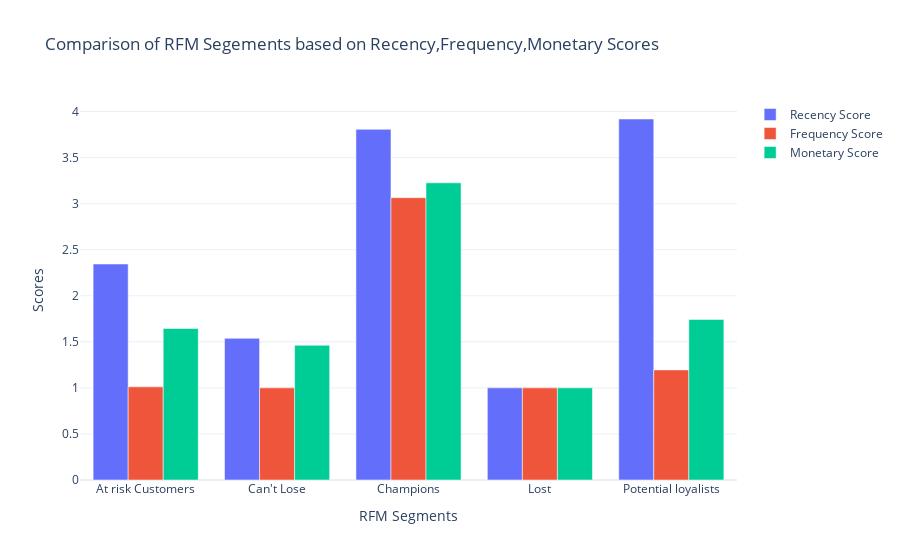

Write notebook code for a chart like this one.
### Code cell
fig=go.Figure()
fig.add_traces(go.Bar(x=segement_scores.RFM_Segment,y=segement_scores.recency_scores,name="Recency Score"))
fig.add_traces(go.Bar(x=segement_scores.RFM_Segment,y=segement_scores.frequency_scores,name="Frequency Score"))
fig.add_traces(go.Bar(x=segement_scores.RFM_Segment,y=segement_scores.monetary_scores,name="Monetary Score"))
fig.update_layout(xaxis_title="RFM Segments",yaxis_title="Scores",
                  title="Comparison of RFM Segements based on Recency,Frequency,Monetary Scores")

### Figure 1 — Plotly figure (JSON) as saved in the notebook; plotly's stock layout.template omitted (floating-point values rounded to 4 significant figures)
{"data": [{"name": "Recency Score", "type": "bar", "x": ["At risk Customers", "Can't Lose", "Champions", "Lost", "Potential loyalists"], "y": [2.344, 1.538, 3.806, 1, 3.918]}, {"name": "Frequency Score", "type": "bar", "x": ["At risk Customers", "Can't Lose", "Champions", "Lost", "Potential loyalists"], "y": [1.011, 1, 3.065, 1, 1.195]}, {"name": "Monetary Score", "type": "bar", "x": ["At risk Customers", "Can't Lose", "Champions", "Lost", "Potential loyalists"], "y": [1.644, 1.462, 3.226, 1, 1.742]}], "layout": {"title": {"text": "Comparison of RFM Segements based on Recency,Frequency,Monetary Scores"}, "xaxis": {"title": {"text": "RFM Segments"}}, "yaxis": {"title": {"text": "Scores"}}}}
